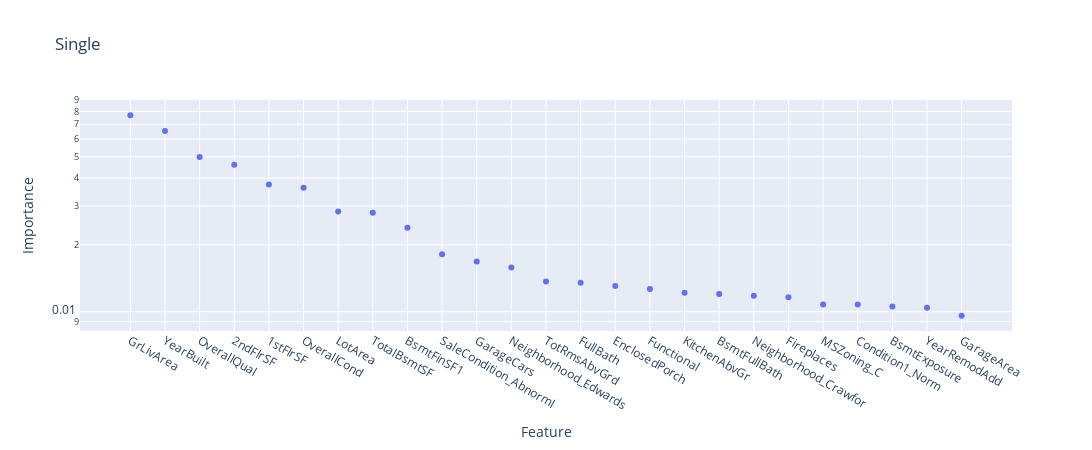

This figure's notebook cell:
### Code cell
imp = pd.Series(
  index=pd.Index(features, name="Feature"),
  data=imps,
  name="Importance",
).sort_values(ascending=False).to_frame().reset_index()[:25]

px.scatter(imp, x="Feature", y="Importance", log_y=True, height=450, width=1250, title="Single")

### Figure 1 — Plotly figure (JSON) as saved in the notebook; plotly's stock layout.template omitted (floating-point values rounded to 4 significant figures)
{"data": [{"hovertemplate": "Feature=%{x}<br>Importance=%{y}<extra></extra>", "legendgroup": "", "marker": {"color": "#636efa", "symbol": "circle"}, "mode": "markers", "name": "", "orientation": "v", "showlegend": false, "type": "scatter", "x": ["GrLivArea", "YearBuilt", "OverallQual", "2ndFlrSF", "1stFlrSF", "OverallCond", "LotArea", "TotalBsmtSF", "BsmtFinSF1", "SaleCondition_Abnorml", "GarageCars", "Neighborhood_Edwards", "TotRmsAbvGrd", "FullBath", "EnclosedPorch", "Functional", "KitchenAbvGr", "BsmtFullBath", "Neighborhood_Crawfor", "Fireplaces", "MSZoning_C", "Condition1_Norm", "BsmtExposure", "YearRemodAdd", "GarageArea"], "xaxis": "x", "y": [0.07686, 0.06533, 0.04979, 0.04596, 0.03746, 0.03618, 0.02827, 0.02791, 0.02392, 0.01816, 0.01681, 0.01582, 0.01369, 0.01351, 0.01306, 0.01266, 0.01216, 0.01202, 0.01178, 0.01162, 0.01078, 0.01076, 0.01056, 0.01042, 0.009587], "yaxis": "y"}], "layout": {"height": 450, "legend": {"tracegroupgap": 0}, "title": {"text": "Single"}, "width": 1250, "xaxis": {"anchor": "y", "domain": [0, 1], "title": {"text": "Feature"}}, "yaxis": {"anchor": "x", "domain": [0, 1], "title": {"text": "Importance"}, "type": "log"}}}
